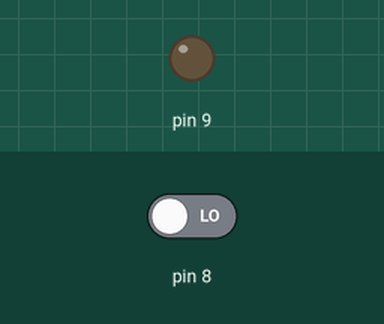
Simulated run of this sketch. Board: Arduino Uno, built with avr-gcc and run on an emulated ATmega328P. Shown: output pins drawn as LEDs (lit = HIGH). Inputs (shaded band) come from the test bench; at power-on: pin 8 LOW.

Above: at 1.2 s.
1.3 s: pin 8 driven HIGH
At 1.6 s:
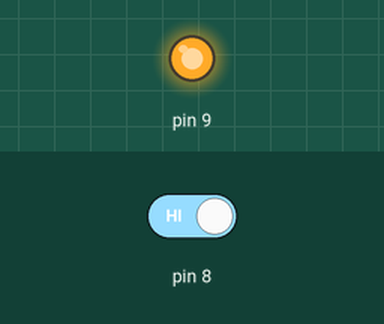
2.8 s: pin 8 driven LOW
At 3.9 s:
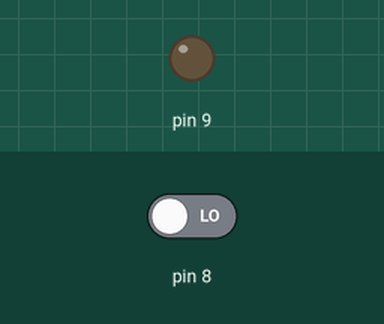
Timing chart, 0 to 5.8 s (numbered marks = the images above; inputs shaded):
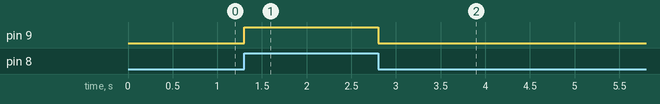

The sketch:

LedBoton.ino
```cpp
int estado = 0;
void setup ()
{
 pinMode (8, INPUT);
 pinMode (9, OUTPUT);
}
void loop ()
{
 estado = digitalRead (8);
 if (estado == HIGH)
 {
 digitalWrite (9, HIGH);
 }
 else
 {
 digitalWrite (9, LOW);
 }
}
```

Measured:
- after the input at 1.3 s, pin 9: LOW → HIGH at once
- after the input at 2.8 s, pin 9: HIGH → LOW at once
